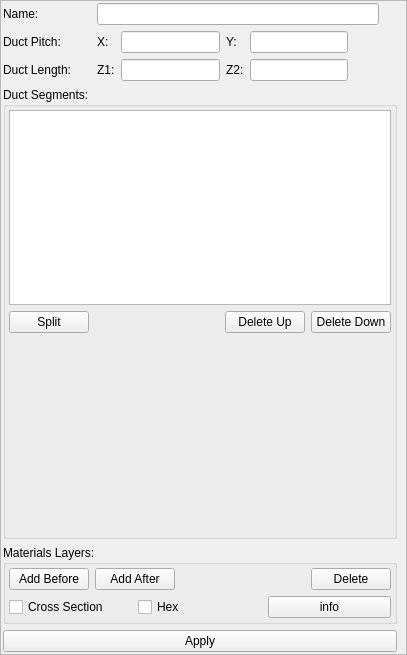
<?xml version="1.0" encoding="UTF-8"?>
<ui version="4.0">
 <class>RGGEditDuctParameters</class>
 <widget class="QWidget" name="RGGEditDuctParameters">
  <property name="geometry">
   <rect>
    <x>0</x>
    <y>0</y>
    <width>407</width>
    <height>655</height>
   </rect>
  </property>
  <property name="windowTitle">
   <string>Form</string>
  </property>
  <layout class="QGridLayout" name="gridLayout">
   <property name="leftMargin">
    <number>0</number>
   </property>
   <property name="topMargin">
    <number>0</number>
   </property>
   <property name="rightMargin">
    <number>0</number>
   </property>
   <property name="bottomMargin">
    <number>0</number>
   </property>
   <item row="0" column="2">
    <widget class="QScrollArea" name="scrollArea">
     <property name="widgetResizable">
      <bool>true</bool>
     </property>
     <widget class="QWidget" name="scrollAreaWidgetContents">
      <property name="geometry">
       <rect>
        <x>0</x>
        <y>0</y>
        <width>405</width>
        <height>653</height>
       </rect>
      </property>
      <layout class="QGridLayout" name="gridLayout_3">
       <property name="leftMargin">
        <number>2</number>
       </property>
       <property name="topMargin">
        <number>2</number>
       </property>
       <property name="bottomMargin">
        <number>2</number>
       </property>
       <item row="3" column="0" colspan="3">
        <widget class="QGroupBox" name="groupBox">
         <property name="title">
          <string>Duct Segments:</string>
         </property>
         <layout class="QVBoxLayout" name="verticalLayout">
          <property name="leftMargin">
           <number>3</number>
          </property>
          <property name="topMargin">
           <number>3</number>
          </property>
          <property name="rightMargin">
           <number>3</number>
          </property>
          <property name="bottomMargin">
           <number>3</number>
          </property>
          <item>
           <widget class="QTableWidget" name="ductSegmentTable">
            <property name="minimumSize">
             <size>
              <width>300</width>
              <height>175</height>
             </size>
            </property>
            <property name="selectionMode">
             <enum>QAbstractItemView::SingleSelection</enum>
            </property>
            <property name="selectionBehavior">
             <enum>QAbstractItemView::SelectRows</enum>
            </property>
           </widget>
          </item>
          <item>
           <layout class="QHBoxLayout" name="horizontalLayout_2">
            <item>
             <widget class="QPushButton" name="segSplit">
              <property name="text">
               <string>Split</string>
              </property>
             </widget>
            </item>
            <item>
             <spacer name="spacer">
              <property name="orientation">
               <enum>Qt::Horizontal</enum>
              </property>
              <property name="sizeHint" stdset="0">
               <size>
                <width>40</width>
                <height>20</height>
               </size>
              </property>
             </spacer>
            </item>
            <item>
             <widget class="QPushButton" name="segDeleteUp">
              <property name="text">
               <string>Delete Up</string>
              </property>
             </widget>
            </item>
            <item>
             <widget class="QPushButton" name="segDeleteDown">
              <property name="text">
               <string>Delete Down</string>
              </property>
             </widget>
            </item>
           </layout>
          </item>
          <item>
           <widget class="QStackedWidget" name="materialLayerStack">
            <widget class="QWidget" name="page_3"/>
            <widget class="QWidget" name="page_4"/>
           </widget>
          </item>
         </layout>
        </widget>
       </item>
       <item row="4" column="0" colspan="3">
        <widget class="QGroupBox" name="materialBox">
         <property name="title">
          <string>Materials Layers:</string>
         </property>
         <layout class="QVBoxLayout" name="verticalLayout_2">
          <property name="leftMargin">
           <number>3</number>
          </property>
          <property name="topMargin">
           <number>3</number>
          </property>
          <property name="rightMargin">
           <number>3</number>
          </property>
          <property name="bottomMargin">
           <number>3</number>
          </property>
          <item>
           <layout class="QHBoxLayout" name="horizontalLayout_4">
            <item>
             <widget class="QPushButton" name="addMaterialLayerBefore">
              <property name="text">
               <string>Add Before</string>
              </property>
             </widget>
            </item>
            <item>
             <widget class="QPushButton" name="addMaterialLayerAfter">
              <property name="text">
               <string>Add After</string>
              </property>
             </widget>
            </item>
            <item>
             <spacer name="horizontalSpacer">
              <property name="orientation">
               <enum>Qt::Horizontal</enum>
              </property>
              <property name="sizeHint" stdset="0">
               <size>
                <width>40</width>
                <height>20</height>
               </size>
              </property>
             </spacer>
            </item>
            <item>
             <widget class="QPushButton" name="deleteMaterialLayer">
              <property name="text">
               <string>Delete</string>
              </property>
             </widget>
            </item>
           </layout>
          </item>
          <item>
           <layout class="QHBoxLayout" name="horizontalLayout_8">
            <item>
             <widget class="QCheckBox" name="isCrossSectionButton">
              <property name="text">
               <string>Cross Section</string>
              </property>
             </widget>
            </item>
            <item>
             <widget class="QCheckBox" name="isHexButton">
              <property name="text">
               <string>Hex</string>
              </property>
             </widget>
            </item>
            <item>
             <widget class="QPushButton" name="infoButton">
              <property name="text">
               <string>info</string>
              </property>
             </widget>
            </item>
           </layout>
          </item>
         </layout>
        </widget>
       </item>
       <item row="2" column="2">
        <spacer name="horizontalSpacer_3">
         <property name="orientation">
          <enum>Qt::Horizontal</enum>
         </property>
         <property name="sizeHint" stdset="0">
          <size>
           <width>40</width>
           <height>20</height>
          </size>
         </property>
        </spacer>
       </item>
       <item row="0" column="0">
        <widget class="QLabel" name="label_5">
         <property name="text">
          <string>Name:</string>
         </property>
        </widget>
       </item>
       <item row="2" column="0">
        <widget class="QLabel" name="dlLabel">
         <property name="text">
          <string>Duct Length:      </string>
         </property>
        </widget>
       </item>
       <item row="2" column="1">
        <layout class="QHBoxLayout" name="ductLengthLayout">
         <item>
          <widget class="QLabel" name="label_3">
           <property name="text">
            <string>Z1:</string>
           </property>
          </widget>
         </item>
         <item>
          <widget class="QLineEdit" name="z1LineEdit"/>
         </item>
         <item>
          <widget class="QLabel" name="label_4">
           <property name="text">
            <string>Z2:</string>
           </property>
          </widget>
         </item>
         <item>
          <widget class="QLineEdit" name="z2LineEdit"/>
         </item>
         <item>
          <spacer name="horizontalSpacer_5">
           <property name="orientation">
            <enum>Qt::Horizontal</enum>
           </property>
           <property name="sizeHint" stdset="0">
            <size>
             <width>40</width>
             <height>20</height>
            </size>
           </property>
          </spacer>
         </item>
        </layout>
       </item>
       <item row="0" column="1">
        <widget class="QLineEdit" name="ductName"/>
       </item>
       <item row="1" column="0">
        <widget class="QLabel" name="pdLabel">
         <property name="text">
          <string>Duct Pitch:</string>
         </property>
        </widget>
       </item>
       <item row="1" column="2">
        <spacer name="horizontalSpacer_2">
         <property name="orientation">
          <enum>Qt::Horizontal</enum>
         </property>
         <property name="sizeHint" stdset="0">
          <size>
           <width>40</width>
           <height>20</height>
          </size>
         </property>
        </spacer>
       </item>
       <item row="1" column="1">
        <layout class="QHBoxLayout" name="ductPitchLayout">
         <item>
          <widget class="QLabel" name="ductPitchXLabel">
           <property name="text">
            <string>X:  </string>
           </property>
          </widget>
         </item>
         <item>
          <widget class="QLineEdit" name="ductPitchX"/>
         </item>
         <item>
          <widget class="QLabel" name="ductPitchYLabel">
           <property name="text">
            <string>Y:  </string>
           </property>
          </widget>
         </item>
         <item>
          <widget class="QLineEdit" name="ductPitchY"/>
         </item>
         <item>
          <spacer name="horizontalSpacer_4">
           <property name="orientation">
            <enum>Qt::Horizontal</enum>
           </property>
           <property name="sizeHint" stdset="0">
            <size>
             <width>40</width>
             <height>20</height>
            </size>
           </property>
          </spacer>
         </item>
        </layout>
       </item>
       <item row="6" column="0" colspan="3">
        <widget class="QPushButton" name="applyButton">
         <property name="text">
          <string>Apply</string>
         </property>
        </widget>
       </item>
      </layout>
     </widget>
    </widget>
   </item>
  </layout>
 </widget>
 <tabstops>
  <tabstop>ductName</tabstop>
  <tabstop>ductSegmentTable</tabstop>
  <tabstop>segSplit</tabstop>
  <tabstop>segDeleteUp</tabstop>
  <tabstop>segDeleteDown</tabstop>
  <tabstop>addMaterialLayerBefore</tabstop>
  <tabstop>addMaterialLayerAfter</tabstop>
  <tabstop>deleteMaterialLayer</tabstop>
  <tabstop>scrollArea</tabstop>
 </tabstops>
 <resources/>
 <connections/>
</ui>
